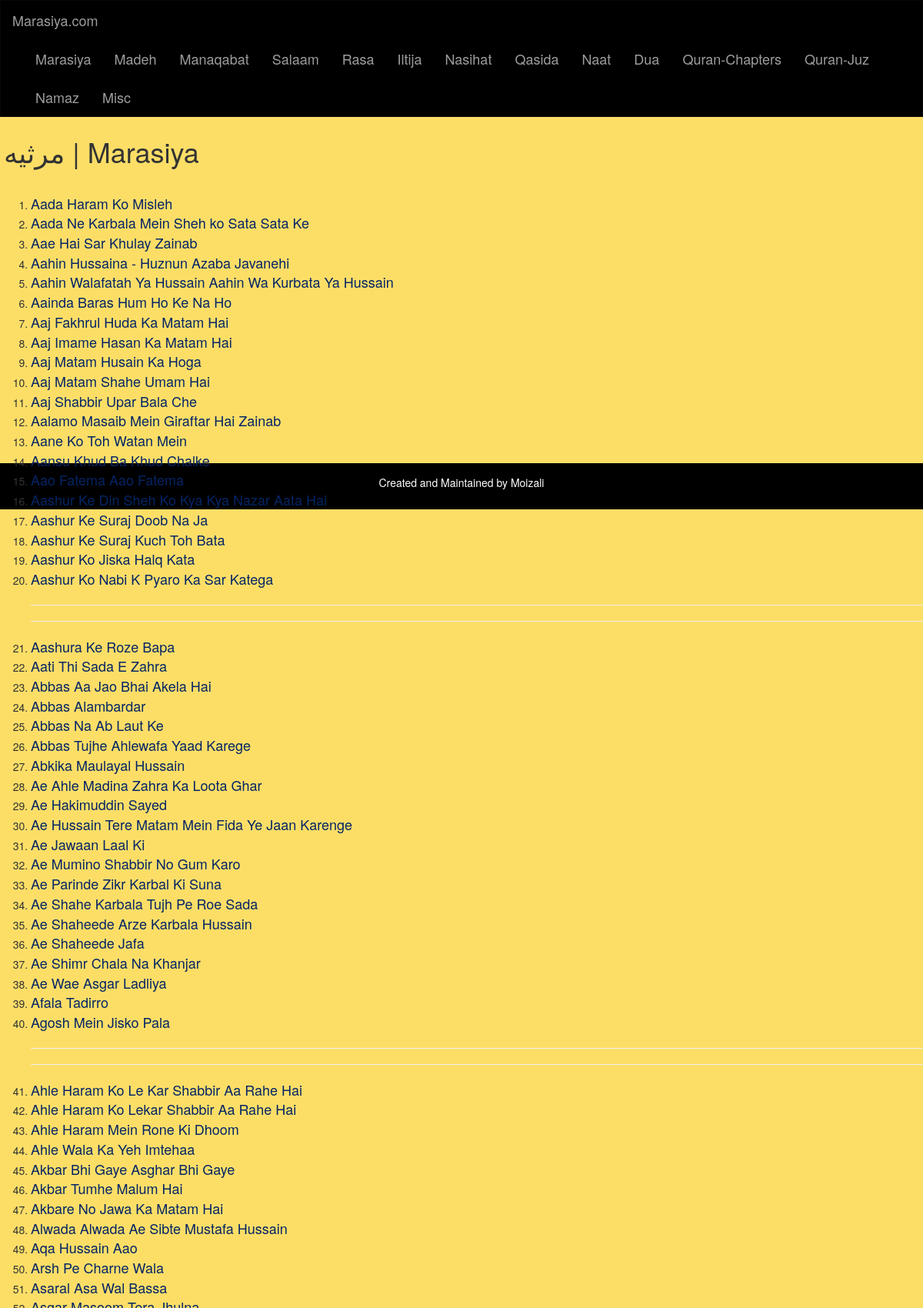
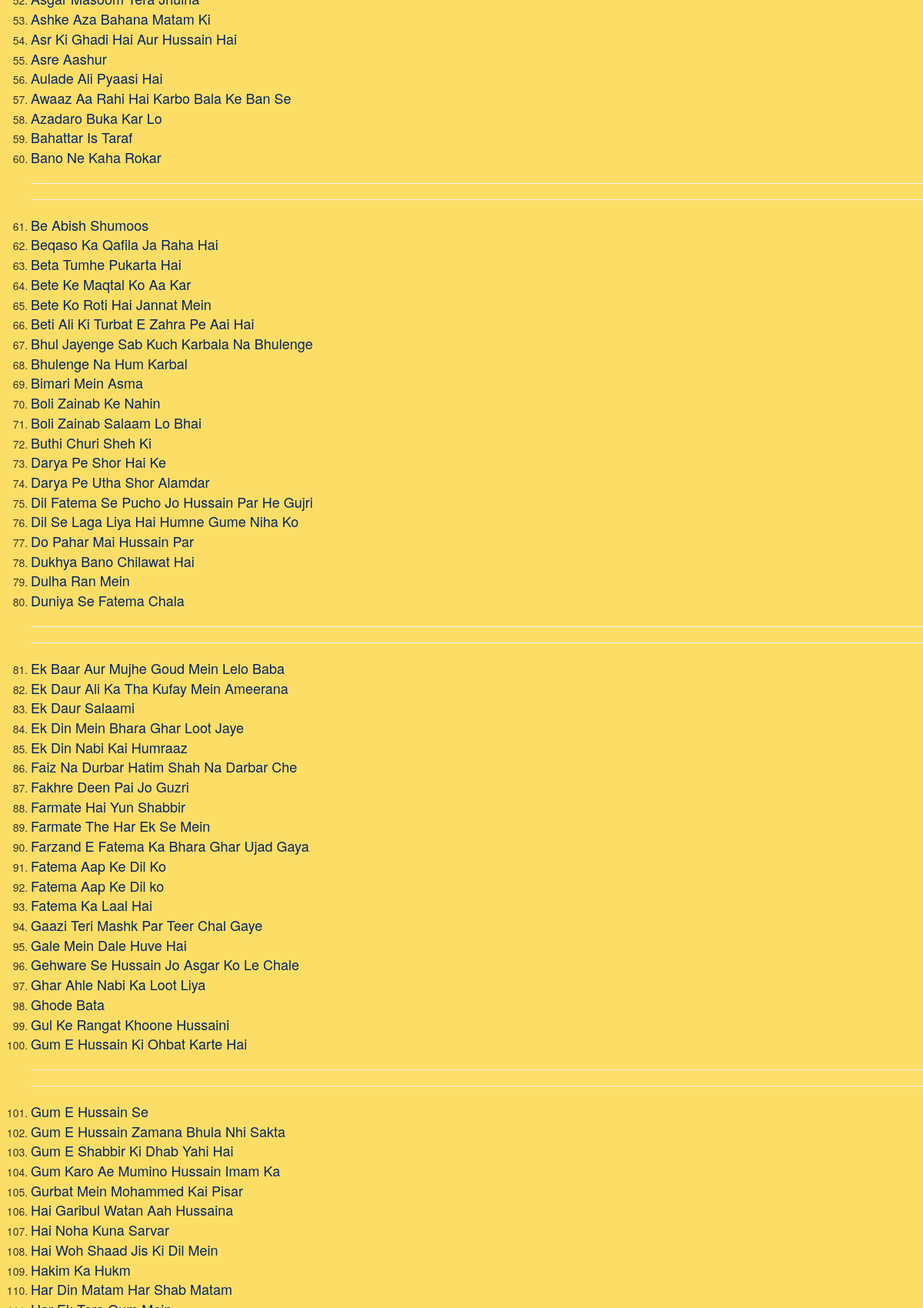
Page /marsiya (upper part) on the committed database (2 pictures, top to bottom).
### main.py (models this page shows)
class Page_Info(db.Model):
    __tablename__ = 'page_info'
    page_number = db.Column(db.Integer, nullable=False)
    category = db.Column(db.String, nullable=False)
    page_path = db.Column(db.String, primary_key=True, nullable=False)
    page_name = db.Column(db.String, nullable=False)
    nav_name = db.Column(db.String, nullable=False)
    page_info = db.Column(db.String)

### main.py (the view)
@app.route("/<page_path>")
def page(page_path):
    path_data = Page_Info.query.order_by(Page_Info.page_number).all()
    page_info = Page_Info.query.filter_by(page_path=page_path.lower()).first()
    if not page_info:
        return render_template("error.html", path_data=path_data), 404
    category = page_info.category
    page_title = page_info.page_name
    dump_title = File_Info.query.filter_by(category=category).with_entities(File_Info.title).distinct().order_by(File_Info.title).all()
    return render_template("page.html", path_data=path_data, data=dump_title, page_title=page_title, parent=page_path.lower(), title=category)

### templates/page.html (shortened to what this page needs)
<!DOCTYPE html>
<html lang="en">
    <head>
        <link rel="stylesheet" href="https://maxcdn.bootstrapcdn.com/bootstrap/3.4.1/css/bootstrap.min.css">
        <link rel="stylesheet" href="{{ url_for('static',filename='style.css') }}">
    </head>
    <body>
        <nav class="navbar navbar-inverse">
            <div class="container-fluid">
                <div class="navbar-header">
                    <a class="navbar-brand" href="/">Marasiya.com</a>
                </div>
                <div class="collapse navbar-collapse" id="myNavbar">
                    <ul class="nav navbar-nav">
                        {% block nav %}
                            {% if path_data|length > 0 %}
                                {% for page in path_data %}
                                    <li><a href='/{{page["page_path"]}}'>{{page["nav_name"]}}</a></li>
                                {% endfor %}
                            {% endif %}
                        {% endblock nav %}
                    </ul>
                </div>
            </div>
        </nav>
        <div class="container-fluid text-center">
            <div class="row content text-left">
                <h1>{{page_title}}</h1><br>
                {% block content %}
                    {% if data|length > 0 %}
                        <ol>
                            {% for i in range(data|length) %}
                                {% if i == 0 %}
                                    <li class="pageli"><a href='/{{parent}}/{{data[i][0]}}'>{{data[i][0]}}</a></li>
                                {% elif i % 20 == 0 %}
                                    <hr>
                                    <hr>
                                    <li class="pageli"><a href='/{{parent}}/{{data[i][0]}}'>{{data[i][0]}}</a></li>
                                {% else %}
                                    <li class="pageli"><a href='/{{parent}}/{{data[i][0]}}'>{{data[i][0]}}</a></li>
                                {% endif %}
                            {% endfor %}
                        </ol>
                    {% endif %}
                {% endblock content %}
            </div>
        </div>
        <footer class="container-fluid text-center">
            <p>Created and Maintained by Moizali</p>
        </footer>
    </body>
</html>

### static/style.css (style rules this page uses)
body { background-color: #fcde67; }
.navbar { margin-bottom: 0; border-radius: 0; background-color: #000000; color: white; }
.row.content { height: 450px }
footer { background-color: #000000; color: white; padding: 15px; }
a { font-size: large; text-decoration: none; color: #052465; }
h1 { padding:5px; }

### rows in the picture
Page_Info: nav_name "Marasiya", page_name "مرثیه | Marasiya"
Page_Info: nav_name "Madeh"
Page_Info: nav_name "Manaqabat"
Page_Info: nav_name "Salaam"
Page_Info: nav_name "Rasa"
Page_Info: nav_name "Iltija"
Page_Info: nav_name "Nasihat"
Page_Info: nav_name "Qasida"
Page_Info: nav_name "Naat"
Page_Info: nav_name "Dua"
Page_Info: nav_name "Quran-Chapters"
Page_Info: nav_name "Quran-Juz"
Page_Info: nav_name "Namaz"
Page_Info: nav_name "Misc"

### other values in the picture
{{ data[i][0] }} "Aada Haram Ko Misleh"
{{ data[i][0] }} "Aada Ne Karbala Mein Sheh ko Sata Sata Ke" "Aae Hai Sar Khulay Zainab" "Aahin Hussaina - Huznun Azaba Javanehi" "Aahin Walafatah Ya Hussain Aahin Wa Kurbata Ya Hussain" "Aainda Baras Hum Ho Ke Na Ho" "Aaj Fakhrul Huda Ka Matam Hai" "Aaj Imame Hasan Ka Matam Hai" "Aaj Matam Husain Ka Hoga" "Aaj Matam Shahe Umam Hai" "Aaj Shabbir Upar Bala Che" "Aalamo Masaib Mein Giraftar Hai Zainab" "Aane Ko Toh Watan Mein" "Aansu Khud Ba Khud Chalke" "Aao Fatema Aao Fatema" "Aashur Ke Din Sheh Ko Kya Kya Nazar Aata Hai" "Aashur Ke Suraj Doob Na Ja" "Aashur Ke Suraj Kuch Toh Bata" "Aashur Ko Jiska Halq Kata" "Aashur Ko Nabi K Pyaro Ka Sar Katega" "Aati Thi Sada E Zahra" "Abbas Aa Jao Bhai Akela Hai" "Abbas Alambardar" "Abbas Na Ab Laut Ke" "Abbas Tujhe Ahlewafa Yaad Karege" "Abkika Maulayal Hussain" "Ae Ahle Madina Zahra Ka Loota Ghar" "Ae Hakimuddin Sayed" "Ae Hussain Tere Matam Mein Fida Ye Jaan Karenge" "Ae Jawaan Laal Ki" "Ae Mumino Shabbir No Gum Karo" "Ae Parinde Zikr Karbal Ki Suna" "Ae Shahe Karbala Tujh Pe Roe Sada" "Ae Shaheede Arze Karbala Hussain" "Ae Shaheede Jafa" "Ae Shimr Chala Na Khanjar" "Ae Wae Asgar Ladliya" "Afala Tadirro" "Agosh Mein Jisko Pala" "Ahle Haram Ko Lekar Shabbir Aa Rahe Hai" "Ahle Haram Mein Rone Ki Dhoom" "Ahle Wala Ka Yeh Imtehaa" "Akbar Bhi Gaye Asghar Bhi Gaye" "Akbar Tumhe Malum Hai" "Akbare No Jawa Ka Matam Hai" "Alwada Alwada Ae Sibte Mustafa Hussain" "Aqa Hussain Aao" "Arsh Pe Charne Wala" "Asaral Asa Wal Bassa" "Asgar Masoom Tera Jhulna" "Ashke Aza Bahana Matam Ki" "Asr Ki Ghadi Hai Aur Hussain Hai" "Asre Aashur" "Aulade Ali Pyaasi Hai" "Awaaz Aa Rahi Hai Karbo Bala Ke Ban Se" "Azadaro Buka Kar Lo" "Bahattar Is Taraf" "Bano Ne Kaha Rokar" "Beqaso Ka Qafila Ja Raha Hai" "Beta Tumhe Pukarta Hai" "Bete Ke Maqtal Ko Aa Kar" "Bete Ko Roti Hai Jannat Mein" "Beti Ali Ki Turbat E Zahra Pe Aai Hai" "Bhul Jayenge Sab Kuch Karbala Na Bhulenge" "Bhulenge Na Hum Karbal" "Bimari Mein Asma" "Boli Zainab Ke Nahin" "Boli Zainab Salaam Lo Bhai" "Buthi Churi Sheh Ki" "Darya Pe Shor Hai Ke" "Darya Pe Utha Shor Alamdar" "Dil Fatema Se Pucho Jo Hussain Par He Gujri" "Dil Se Laga Liya Hai Humne Gume Niha Ko" "Do Pahar Mai Hussain Par" "Dukhya Bano Chilawat Hai" "Dulha Ran Mein" "Duniya Se Fatema Chala" "Ek Daur Ali Ka Tha Kufay Mein Ameerana" "Ek Daur Salaami" "Ek Din Mein Bhara Ghar Loot Jaye" "Ek Din Nabi Kai Humraaz" "Faiz Na Durbar Hatim Shah Na Darbar Che" "Fakhre Deen Pai Jo Guzri" "Farmate Hai Yun Shabbir" "Farmate The Har Ek Se Mein" "Farzand E Fatema Ka Bhara Ghar Ujad Gaya" "Fatema Aap Ke Dil Ko" "Fatema Aap Ke Dil ko" "Fatema Ka Laal Hai" "Gaazi Teri Mashk Par Teer Chal Gaye" "Gale Mein Dale Huve Hai" "Gehware Se Hussain Jo Asgar Ko Le Chale" "Ghar Ahle Nabi Ka Loot Liya" "Ghode Bata" "Gul Ke Rangat Khoone Hussaini" "Gum E Hussain Ki Ohbat Karte Hai" "Gum E Hussain Zamana Bhula Nhi Sakta" "Gum E Shabbir Ki Dhab Yahi Hai" "Gum Karo Ae Mumino Hussain Imam Ka" "Gurbat Mein Mohammed Kai Pisar" "Hai Garibul Watan Aah Hussaina" "Hai Noha Kuna Sarvar" "Hai Woh Shaad Jis Ki Dil Mein" "Hakim Ka Hukm" "Har Din Matam Har Shab Matam"
{{ data[i][0] }} "Aashura Ke Roze Bapa" "Ahle Haram Ko Le Kar Shabbir Aa Rahe Hai" "Be Abish Shumoos" "Ek Baar Aur Mujhe Goud Mein Lelo Baba" "Gum E Hussain Se"
